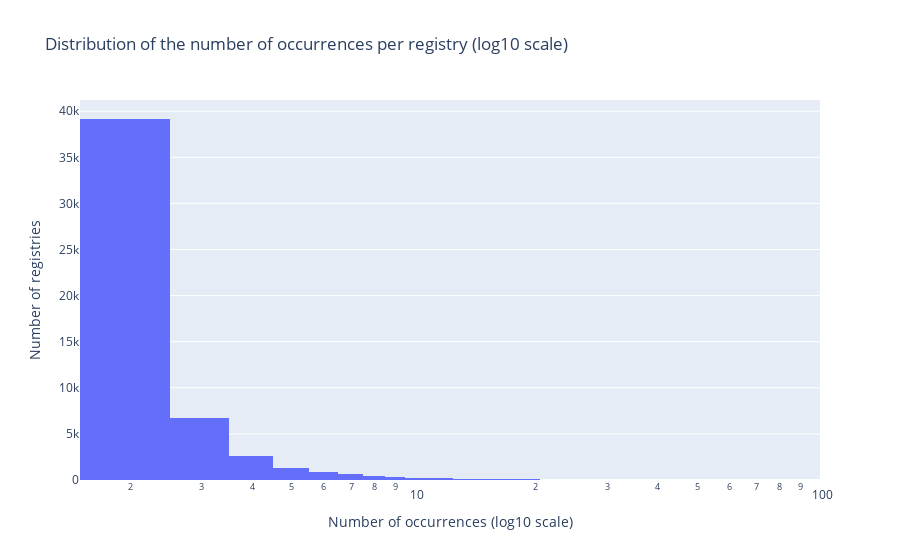

This figure's notebook cell:
### Code cell
# plot the distribution of the number of occurrences per registry wiht plotly, using a log10 scale for the x-axis
# filter out the registries with more than 100 occurrences for better visualization
import plotly.express as px
df = pd.DataFrame(registries_list)
df_plot = df[df["number_of_occurrences"] <= 100]
fig = px.histogram(
    df_plot,
    x="number_of_occurrences",
    log_x=True,
    title="Distribution of the number of occurrences per registry (log10 scale)",
)
fig.update_layout(
    xaxis_title="Number of occurrences (log10 scale)",
    yaxis_title="Number of registries",
)

### Figure 1 — Plotly figure (JSON) as saved in the notebook; plotly's stock layout.template omitted (floating-point values rounded to 4 significant figures; data arrays with more than 128 entries replaced by an {"elided": "..."} marker saying what was removed)
{"data": [{"bingroup": "x", "hovertemplate": "number_of_occurrences=%{x}<br>count=%{y}<extra></extra>", "legendgroup": "", "marker": {"color": "#636efa", "pattern": {"shape": ""}}, "name": "", "orientation": "v", "showlegend": false, "type": "histogram", "x": {"elided": "54211 int values"}, "xaxis": "x", "yaxis": "y"}], "layout": {"barmode": "relative", "legend": {"tracegroupgap": 0}, "title": {"text": "Distribution of the number of occurrences per registry (log10 scale)"}, "xaxis": {"anchor": "y", "domain": [0, 1], "title": {"text": "Number of occurrences (log10 scale)"}, "type": "log"}, "yaxis": {"anchor": "x", "domain": [0, 1], "title": {"text": "Number of registries"}}}}
